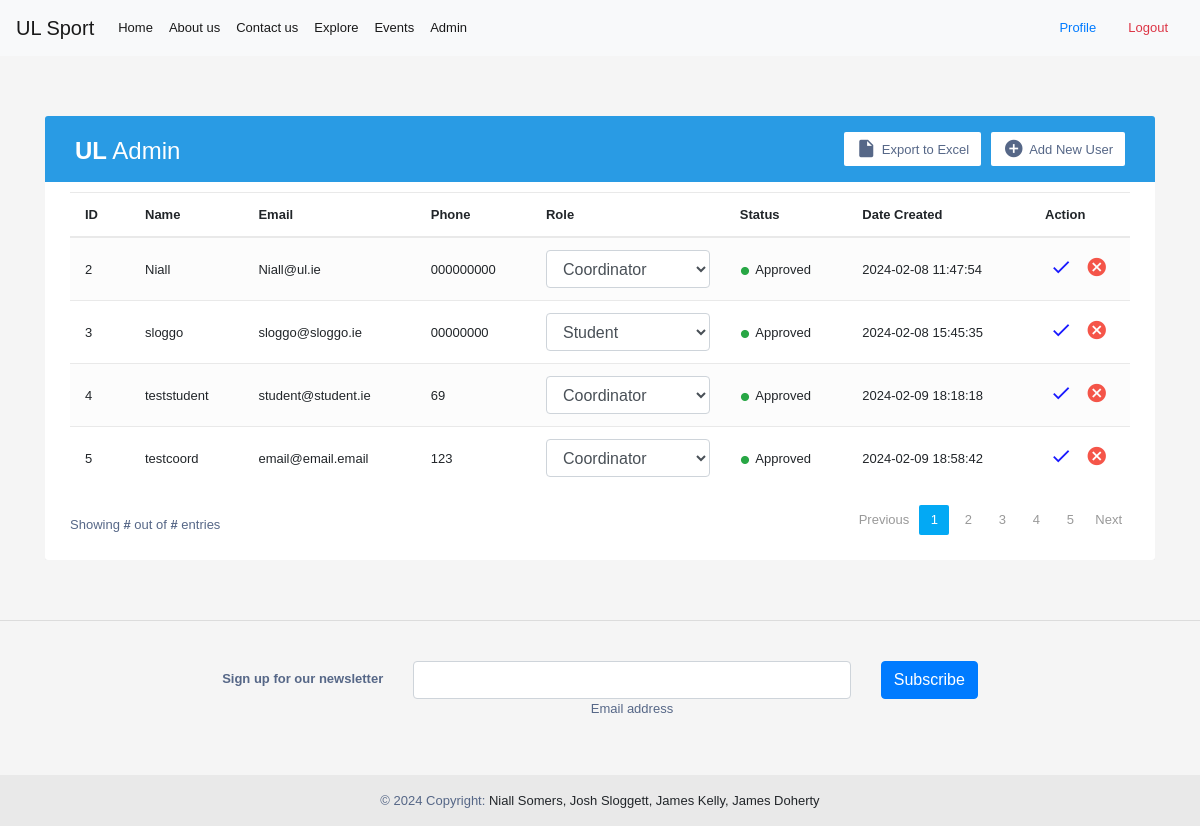
The page /admin (signed in) on the database as committed earlier.
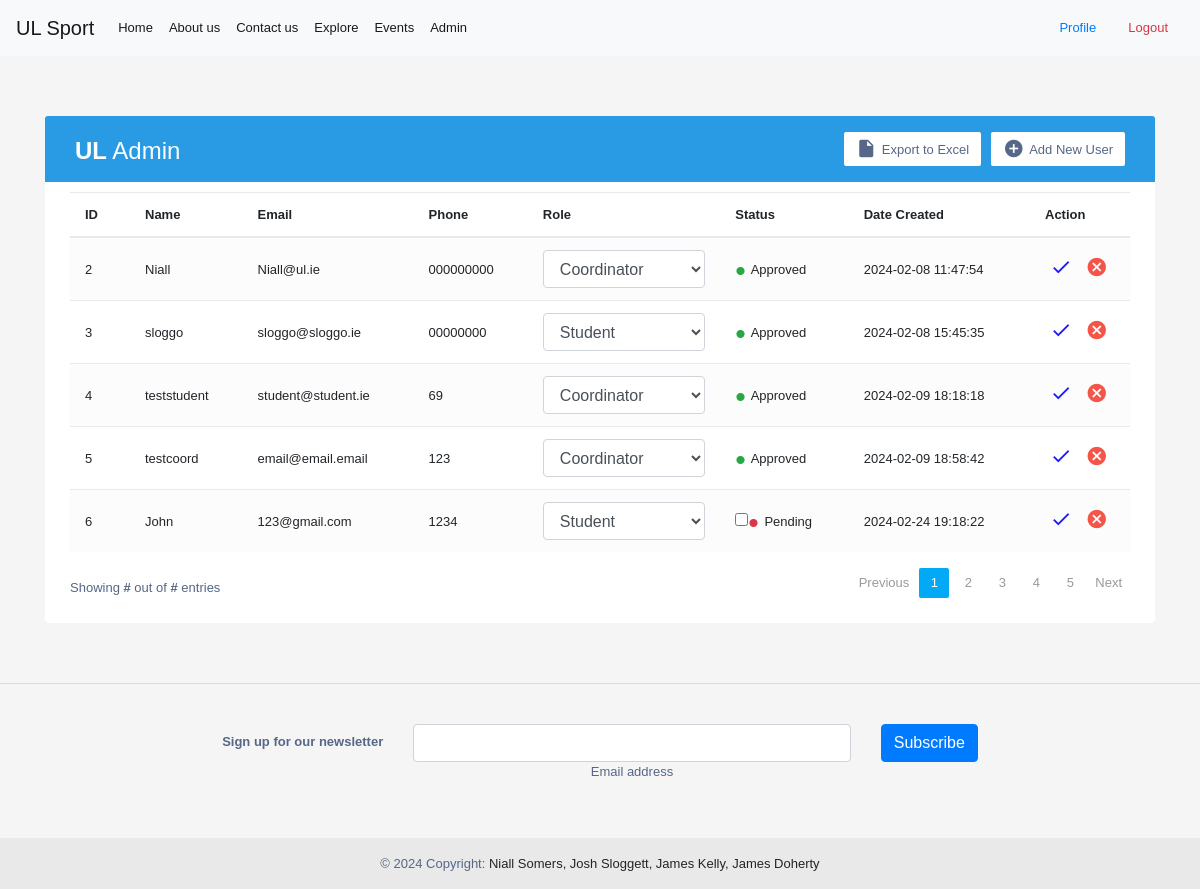
The same page on the database as committed later.
### tables this page shows
CREATE TABLE Users (
    UserID INTEGER PRIMARY KEY AUTOINCREMENT,
    Username TEXT NOT NULL,
    Password TEXT NOT NULL,
    Contact TEXT NOT NULL,
    Email TEXT NOT NULL,
    Role TEXT NOT NULL,
    ApprovalStatus TEXT DEFAULT 'Pending',
    CreatedAt TIMESTAMP DEFAULT CURRENT_TIMESTAMP,
    UpdatedAt TIMESTAMP DEFAULT CURRENT_TIMESTAMP
);

### permissionpages.py (the view)
def admin():
    if current_user is None:
        return render_template('/home.html',)
    else:
        conn = db.connect('db/user_data.db')
        cursor = conn.cursor()
        cursor.execute('SELECT * FROM Users WHERE UserID = ?', (current_user.id,))
        role_data = cursor.fetchone()
        cursor.execute('SELECT userid, username, email, contact, role, CreatedAt,approvalstatus FROM Users WHERE Role != \'Admin\'')
        user_data = cursor.fetchall()
        return render_template('/admin.html', current_user=current_user, role=role_data[5], users_data=user_data)

### app.py (called while the page is built)
@login_manager.user_loader
def load_user(user_id):
    conn = db.connect('db/user_data.db')
    cursor = conn.cursor()
    cursor.execute('SELECT * FROM Users WHERE UserID = ?', (user_id,))
    user_data = cursor.fetchone()
    conn.close()
    if user_data:
        return auth.User(user_data[0], user_data[1])

### templates/admin.html (shortened to what this page needs)
{% extends "base.html" %}
{% block content %}
{% if role == 'Admin' %}
<div class="container-xl">
    <div class="table-responsive">
        <div class="table-wrapper">
            <div class="table-title">
                <div class="row">
                    <div class="col-sm-5">
                        <h2><b>UL</b> Admin</h2>
                    </div>
                    <div class="col-sm-7">
                        <a href="#" class="btn btn-secondary"><i class="material-icons">&#xE147;</i> <span>Add New User</span></a>
                        <a href="#" class="btn btn-secondary"><i class="material-icons">&#xE24D;</i> <span>Export to Excel</span></a>
                    </div>
                </div>
            </div>
            <table class="table table-striped table-hover">
                <thead>
                    <tr>
                        <th>ID</th>
                        <th>Name</th>
                        <th>Email</th>
                        <th>Phone</th>
                        <th>Role</th>
                        <th>Status</th>
                        <th>Date Created</th>
                        <th>Action</th>
                    </tr>
                </thead>
                <tbody>
                {% for data in users_data %}
                    <tr>
                        <td>{{data[0]}}</td>
                        <td>{{data[1]}}</td>
                        <td>{{data[2]}}</td>
                        <td>{{data[3]}}</td>
                        <form method="post" action="{{ url_for('updateMember') }}">
                            <td>
                                        <select class="select form-control" id="select" name="role">
                                            <option value="Coordinator" {% if data[4] == "Coordinator" %}selected{% endif %}>Coordinator</option>
                                            <option value="Student" {% if data[4] == "Student" %}selected{% endif %}>Student</option>
                                        </select>
                            </td>
                            {% if data[6] != "Pending" %}
                                <td><input type="hidden" name="approval" value="on"/><span class="status text-success">&bull;</span> {{data[6]}}</td>
                            {% else %}
                                <td><input type="checkbox" name="approval"/><span class="status text-danger">&bull;</span> {{data[6]}}</td>
                            {% endif %}
                            <td>{{data[5]}}</td>
                            <td>
                                  <button type="submit" style="background: transparent; border: 0; padding: 0; color: blue;" class="update-user" title="Update User" data-toggle="tooltip">
                                    <i class="material-icons">&#xE5CA;</i>
                                  </button>
                                <a href="#" class="delete" title="Delete" data-toggle="tooltip"><i class="material-icons">&#xE5C9;</i></a>
                            </td>
                        </form>
                    </tr>
                    {% endfor %}
                </tbody>
            </table>
            <div class="clearfix">
                <div class="hint-text">Showing <b>#</b> out of <b>#</b> entries</div>
                <ul class="pagination">
                    <li class="page-item disabled"><a href="#">Previous</a></li>
                    <li class="page-item active"><a href="#" class="page-link">1</a></li>
                    <li class="page-item"><a href="#" class="page-link">2</a></li>
                    <li class="page-item "><a href="#" class="page-link">3</a></li>
                    <li class="page-item"><a href="#" class="page-link">4</a></li>
                    <li class="page-item"><a href="#" class="page-link">5</a></li>
                    <li class="page-item"><a href="#" class="page-link">Next</a></li>
                </ul>
            </div>
        </div>
    </div>
</div>
        {% else %}
        <p>{{current_user.username}} is not authorized to access this page!</p>
        {% endif %}
{% endblock %}

Rows that differ between the two databases and show on the page:
added Users: UserID "6", Username "John", Email "123@gmail.com", Contact "1234", role "Student", ApprovalStatus "Pending", CreatedAt "2024-02-24 19:18:22"
